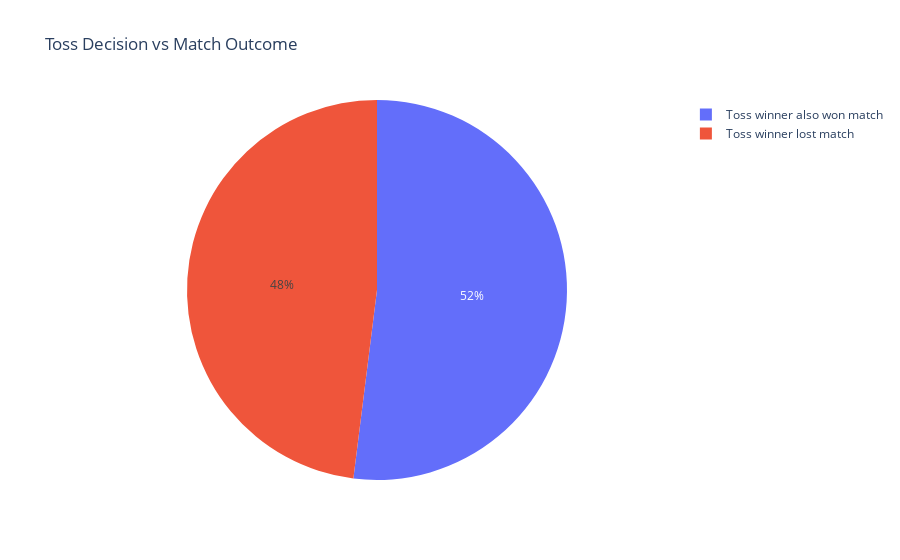

The code cell stored with this chart in its notebook:
### Code cell
matches['toss_win_match_win'] = matches['toss_winner'] == matches['winner']
toss_impact = matches['toss_win_match_win'].value_counts(normalize=True) * 100

fig = px.pie(values=toss_impact.values, 
             names=['Toss winner also won match', 'Toss winner lost match'],
             title=' Toss Decision vs Match Outcome')
fig.show()

### Figure 1 — Plotly figure (JSON) as saved in the notebook; plotly's stock layout.template omitted (floating-point values rounded to 4 significant figures)
{"data": [{"domain": {"x": [0, 1], "y": [0, 1]}, "hovertemplate": "label=%{label}<br>value=%{value}<extra></extra>", "labels": ["Toss winner also won match", "Toss winner lost match"], "legendgroup": "", "name": "", "showlegend": true, "type": "pie", "values": [51.98, 48.02]}], "layout": {"legend": {"tracegroupgap": 0}, "title": {"text": " Toss Decision vs Match Outcome"}}}
